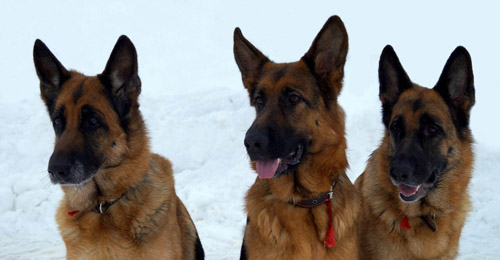
#> input picture img/title.jpg, 500 x 260 px, found by its file name
$ python photo_generation.py out.png
#> lines starting #> are read from the running program, lines starting #| are printed output that depends on the picture
#!/usr/bin/env python
# -*- coding: UTF-8 -*-

from PIL import Image
import os
import sys
import yaml


def save_jpeg(image, path):
	image.save(path, quality=94, optimize=True, progressive=True)


def generate_large(original, output_base, max_size):
	output_path = "{}.jpg".format(output_base)
	generated = original.copy()
	generated.thumbnail((max_size, max_size), Image.LANCZOS, None)
	save_jpeg(generated, output_path)


def generate_thumbnail(original, output_base, variant):

	output_path = "{}-{}.jpg".format(output_base, variant)
	max_size = 0, 0
	if variant[0] == "w":
		max_size = int(variant[1:]), 9999
	else:
		max_size = 9999, int(variant[1:])
	generated = original.copy()
	generated.thumbnail(max_size, Image.LANCZOS, None)
	save_jpeg(generated, output_path)


photos_file = open('photo_generation.yml', 'r', encoding='utf-8')
photos = yaml.safe_load(photos_file)

for item in photos:
	original = Image.open("res/{}.jpg".format(item["path"]))
#> original is the input picture: PIL image 500x260 RGB; mean R, G, B 145.9, 144.1, 141.8
	if item.get("mirror", False):
		original = original.transpose(Image.FLIP_LEFT_RIGHT)
	if len(sys.argv) < 2:
		sys.exit('error: output path argument is not specified')
	output_base_path = os.path.join(sys.argv[1], item["path"])
	os.makedirs(os.path.dirname(output_base_path), exist_ok=True)

	print("Generating {}...".format(item["path"]))
	default_size = item.get("default_size", 794)
	generate_large(original, output_base_path, default_size)

	for variant in item.get("output", ['h152']):
		print(" - {}...". format(variant))
		generate_thumbnail(original ,output_base_path, variant)
#> this loop made 1 pass
#> pass 1, in save_jpeg (call 2), `image.save(path, quality=94, optimize=True, progressive=True)`:
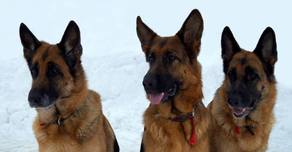
#> saved as title-h152.jpg: PIL image 292x152 RGB; mean R, G, B 145.9, 144.1, 141.8
#> (the run stopped early here; a loop or call above may not have finished)
